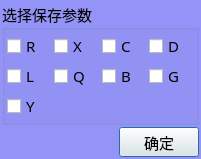
<?xml version="1.0" encoding="UTF-8"?>
<ui version="4.0">
 <class>frmParameter</class>
 <widget class="QDialog" name="frmParameter">
  <property name="geometry">
   <rect>
    <x>0</x>
    <y>0</y>
    <width>201</width>
    <height>130</height>
   </rect>
  </property>
  <property name="windowTitle">
   <string>选择保存参数</string>
  </property>
  <property name="styleSheet">
   <string notr="true">QDialog
{
	
	background-color: rgb(148, 148, 248);
}</string>
  </property>
  <layout class="QVBoxLayout" name="verticalLayout_2">
   <property name="spacing">
    <number>2</number>
   </property>
   <property name="leftMargin">
    <number>2</number>
   </property>
   <property name="topMargin">
    <number>2</number>
   </property>
   <property name="rightMargin">
    <number>2</number>
   </property>
   <property name="bottomMargin">
    <number>2</number>
   </property>
   <item>
    <widget class="QGroupBox" name="groupBox">
     <property name="font">
      <font>
       <family>楷体</family>
       <pointsize>11</pointsize>
      </font>
     </property>
     <property name="title">
      <string>选择保存参数</string>
     </property>
     <layout class="QVBoxLayout" name="verticalLayout">
      <property name="spacing">
       <number>2</number>
      </property>
      <property name="leftMargin">
       <number>2</number>
      </property>
      <property name="topMargin">
       <number>2</number>
      </property>
      <property name="rightMargin">
       <number>2</number>
      </property>
      <property name="bottomMargin">
       <number>2</number>
      </property>
      <item>
       <layout class="QGridLayout" name="gridLayout">
        <item row="2" column="0">
         <widget class="QCheckBox" name="Y">
          <property name="font">
           <font>
            <family>楷体</family>
            <pointsize>11</pointsize>
           </font>
          </property>
          <property name="text">
           <string>Y</string>
          </property>
          <property name="shortcut">
           <string>Y</string>
          </property>
         </widget>
        </item>
        <item row="1" column="0">
         <widget class="QCheckBox" name="L">
          <property name="font">
           <font>
            <family>楷体</family>
            <pointsize>11</pointsize>
           </font>
          </property>
          <property name="text">
           <string>L</string>
          </property>
          <property name="shortcut">
           <string>L</string>
          </property>
         </widget>
        </item>
        <item row="0" column="0">
         <widget class="QCheckBox" name="R">
          <property name="font">
           <font>
            <family>楷体</family>
            <pointsize>11</pointsize>
           </font>
          </property>
          <property name="text">
           <string>R</string>
          </property>
          <property name="shortcut">
           <string>R</string>
          </property>
         </widget>
        </item>
        <item row="0" column="3">
         <widget class="QCheckBox" name="D">
          <property name="font">
           <font>
            <family>楷体</family>
            <pointsize>11</pointsize>
           </font>
          </property>
          <property name="text">
           <string>D</string>
          </property>
          <property name="shortcut">
           <string>D</string>
          </property>
         </widget>
        </item>
        <item row="1" column="3">
         <widget class="QCheckBox" name="G">
          <property name="font">
           <font>
            <family>楷体</family>
            <pointsize>11</pointsize>
           </font>
          </property>
          <property name="text">
           <string>G</string>
          </property>
          <property name="shortcut">
           <string>G</string>
          </property>
         </widget>
        </item>
        <item row="1" column="2">
         <widget class="QCheckBox" name="B">
          <property name="font">
           <font>
            <family>楷体</family>
            <pointsize>11</pointsize>
           </font>
          </property>
          <property name="text">
           <string>B</string>
          </property>
          <property name="shortcut">
           <string>B</string>
          </property>
         </widget>
        </item>
        <item row="1" column="1">
         <widget class="QCheckBox" name="Q">
          <property name="font">
           <font>
            <family>楷体</family>
            <pointsize>11</pointsize>
           </font>
          </property>
          <property name="text">
           <string>Q</string>
          </property>
          <property name="shortcut">
           <string>Q</string>
          </property>
         </widget>
        </item>
        <item row="0" column="1">
         <widget class="QCheckBox" name="X">
          <property name="font">
           <font>
            <family>楷体</family>
            <pointsize>11</pointsize>
           </font>
          </property>
          <property name="text">
           <string>X</string>
          </property>
          <property name="shortcut">
           <string>X</string>
          </property>
         </widget>
        </item>
        <item row="0" column="2">
         <widget class="QCheckBox" name="C">
          <property name="font">
           <font>
            <family>楷体</family>
            <pointsize>11</pointsize>
           </font>
          </property>
          <property name="text">
           <string>C</string>
          </property>
          <property name="shortcut">
           <string>C</string>
          </property>
         </widget>
        </item>
       </layout>
      </item>
     </layout>
     <zorder></zorder>
     <zorder></zorder>
    </widget>
   </item>
   <item>
    <layout class="QHBoxLayout" name="horizontalLayout">
     <item>
      <spacer name="horizontalSpacer">
       <property name="orientation">
        <enum>Qt::Horizontal</enum>
       </property>
       <property name="sizeHint" stdset="0">
        <size>
         <width>40</width>
         <height>20</height>
        </size>
       </property>
      </spacer>
     </item>
     <item>
      <widget class="QPushButton" name="btnOk">
       <property name="minimumSize">
        <size>
         <width>30</width>
         <height>30</height>
        </size>
       </property>
       <property name="font">
        <font>
         <family>楷体</family>
         <pointsize>11</pointsize>
        </font>
       </property>
       <property name="text">
        <string>确定</string>
       </property>
      </widget>
     </item>
    </layout>
   </item>
  </layout>
 </widget>
 <resources/>
 <connections/>
</ui>
